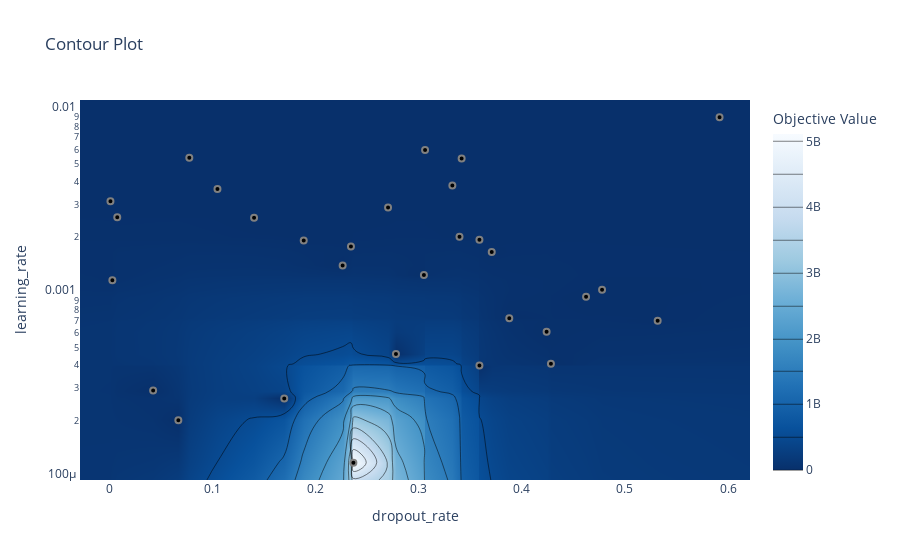

Notebook source saved alongside this figure:
### Code cell
# plot the estimated accuracy surface over hyperparameters:
fig = optuna.visualization.plot_contour(study3, params=['learning_rate', 'dropout_rate'])
fig.show()
